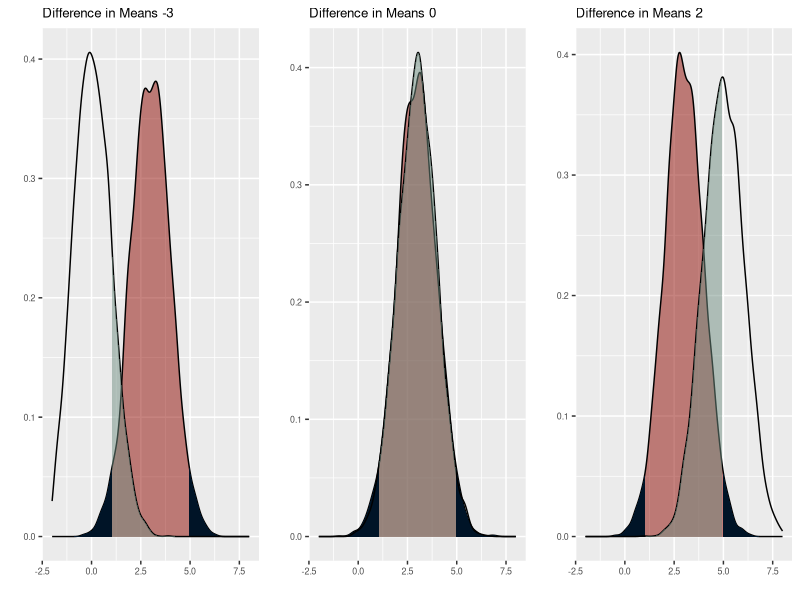
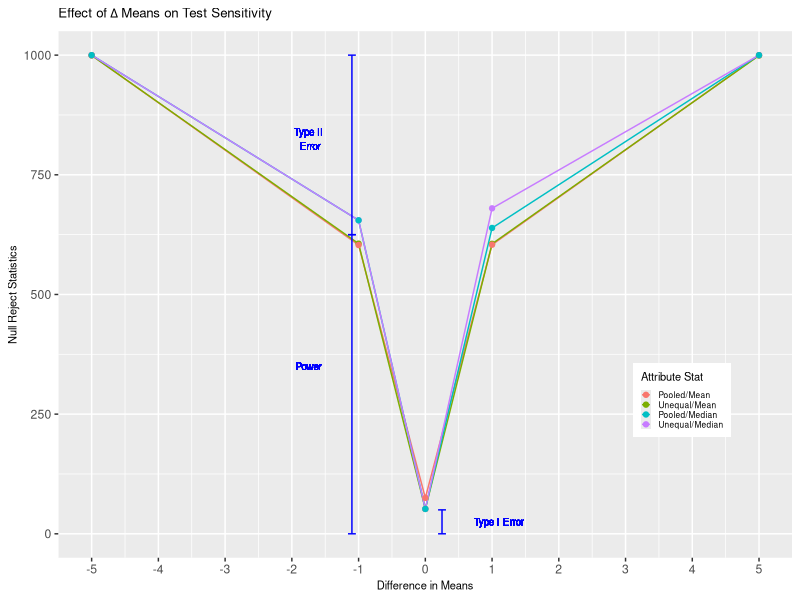
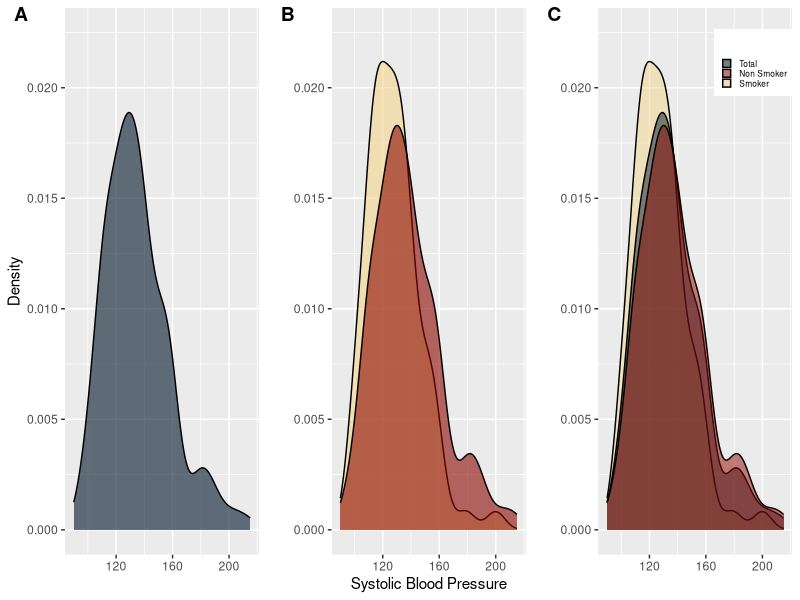
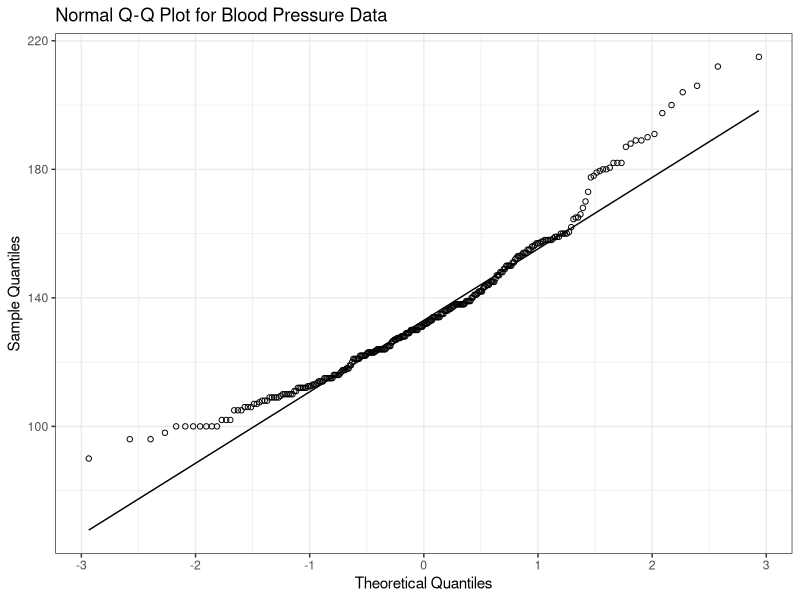
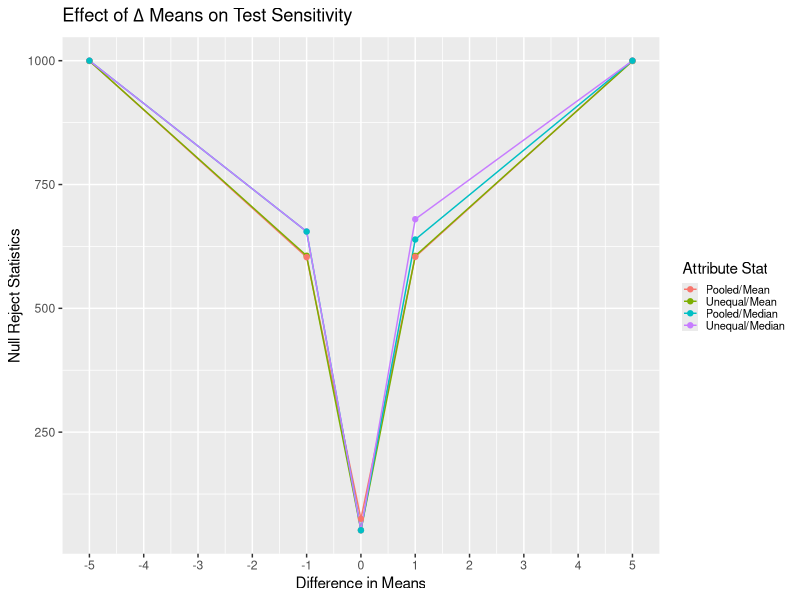
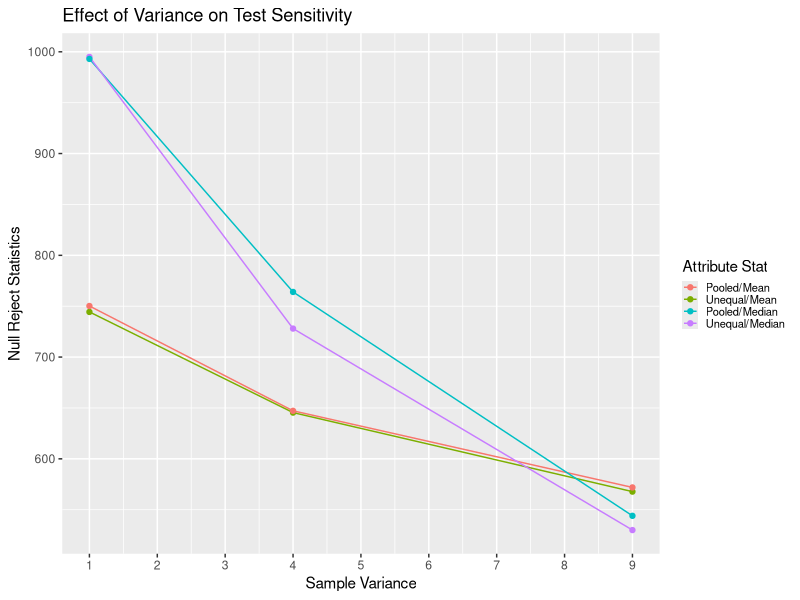
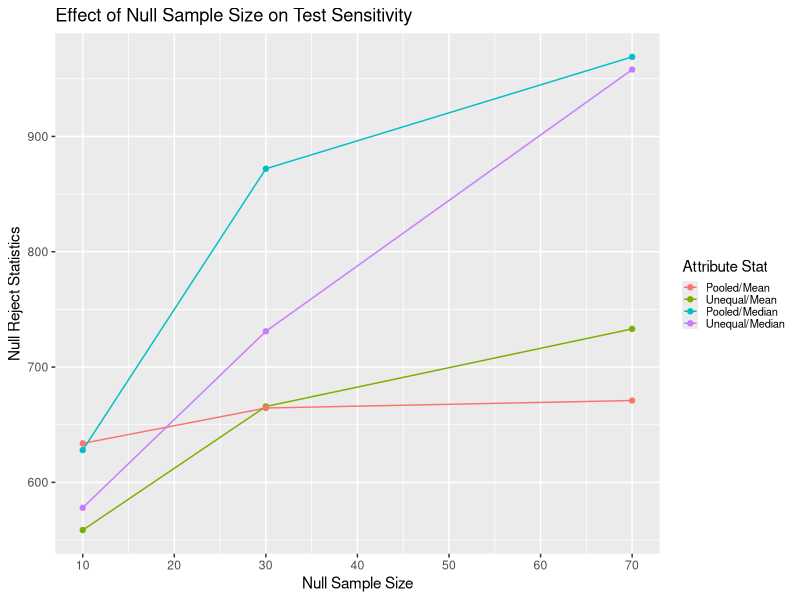
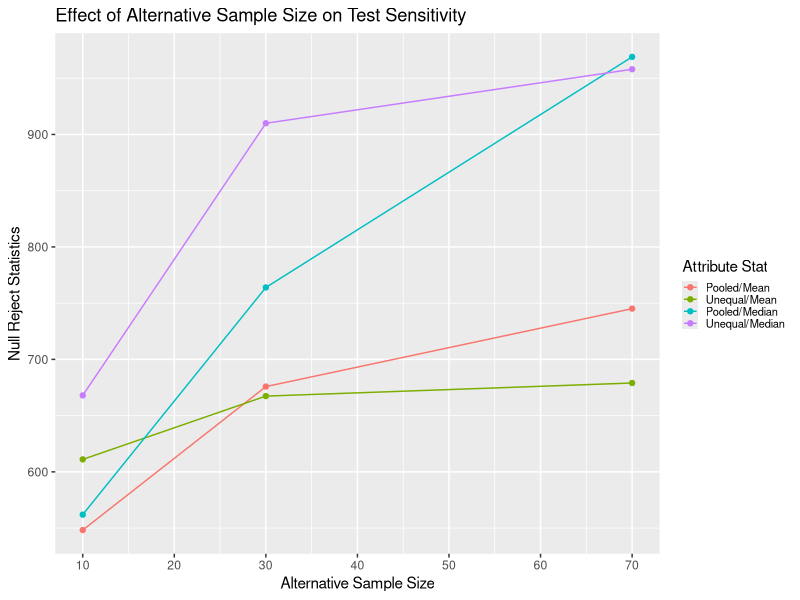

These figures' R source, in order:
## ---- chunk 1
knitr::opts_chunk$set(echo = TRUE)

#Use required packages
library(tidyverse) #for plots and data manipulation
library(cowplot) #aligning plots
library(gridExtra)
library(scales)

df_data <- read_csv("framingham_data.csv") # Read in data
## ---- chunk 2
df_data$index <- seq(nrow(df_data)) # Add an index column

#df_data %>% summary # Summarize Data

# Split data into smoker and nonsmoker
df_smoker <- df_data %>% filter(currentSmoker == 1)
df_nonsmoker <- df_data %>% filter(currentSmoker == 0)

#Create a sample variance function to ensure proper calculation
sample_variance <- function(x, sampling = TRUE){
    if (sampling == TRUE){
        sum((x - mean(x))^2) / (length(x) - 1)
    } else if(sampling == FALSE) {
        sum((x - mean(x))^2) / (length(x))
    }
}
#Create pooled sample variance function 
f_pooled_variance <- function(x, y){
    ((length(x) - 1) * sample_variance(x) + 
     (length(y) - 1) * sample_variance(y)) / 
    (length(x) + length(y) - 2)
}

# Skewness function 
skew_function <- function(x){
    mean((x - mean(x))^3) / sqrt(sample_variance(x))^3
}

# kurtosis function
kurt_function <- function(x){
    mean((x - mean(x))^4) / sqrt(sample_variance(x))^4
}

# Create a Satterthawaite Approximation Function

satterth <- function(s1, s2, n1, n2){
    term1 <- s1/n1
    term2 <- s2/n2
    nu <- (term1 + term2)^2 / ((term1^2/(n1 - 1)) + (term2^2/(n2 - 1)))
    return(floor(nu))
}


#Plot and compare split data

#options(repr.plot.width = 6, repr.plot.height = 4, repr.plot.res = 150)

plot_colors <- c("#001427","#708d81","#f4d58d","#bf0603","#8d0801")
y_limits <- c(0, 0.0225)

total_data <- ggplot(df_data) + geom_density(aes(sysBP), 
                                             fill = plot_colors[1],
                                             alpha = 0.6) +
                       ylim(y_limits) + ylab("Density") + xlab("")

sep_data <- ggplot() + geom_density(data = df_smoker, aes(sysBP), 
                                    fill = plot_colors[3], alpha = 0.6) + 
                       geom_density(data = df_nonsmoker, aes(sysBP), 
                                    fill = plot_colors[5], alpha = 0.6) +
                       ylim(y_limits) + ylab("") + xlab("Systolic Blood Pressure")

plot_3 <- ggplot() + geom_density(data = df_smoker, aes(sysBP, 
                                    fill = plot_colors[3]), alpha = 0.5) + 
                       geom_density(data = df_data, aes(sysBP, 
                                    fill = plot_colors[1]), alpha = 0.5) +
                       geom_density(data = df_nonsmoker, aes(sysBP, 
                                    fill = plot_colors[5]), alpha = 0.5) +
                       ylim(y_limits) + ylab("") + xlab("") + 
                       scale_fill_manual("",
                                         values = plot_colors[c(1, 5, 3)], 
                                         labels = c("Total", "Non Smoker", "Smoker")) +
                       theme(legend.position = c(0.8, 0.9),
                             legend.text = element_text(size = 6),
                             legend.key.height = unit(0.25, 'cm'),
                             legend.key.width = unit(0.25, 'cm'))

#plot_grid(total_data, sep_data, plot_3, align = 'vh', 
          #hjust = -1,nrow = 2, ncol = 2)

data_kurtosis <- kurt_function(df_data$sysBP)
data_skew <- skew_function(df_data$sysBP)
data_IQR <- as.numeric(quantile(df_data$sysBP, probs = 0.75)) - 
       as.numeric(quantile(df_data$sysBP, probs = 0.25))
data_MAD <- median(abs(df_data$sysBP - median(df_data$sysBP)))
data_samVar <- sample_variance(df_data$sysBP)

eIQR <- data_IQR / 1.35
eMAD <- data_MAD / 0.675

# Q-Q Plot

data_qqplot <- 
ggplot(df_data, aes(sample = sysBP)) + 
stat_qq(shape = 1) + stat_qq_line() + 
ggtitle("Normal Q-Q Plot for Blood Pressure Data") + 
xlab("Theoretical Quantiles") +
ylab("Sample Quantiles")
## ---- chunk 3

# Common values for analysis

alpha <- 0.05

mu_smoker <- mean(df_smoker$sysBP)
var_smoker <- sample_variance(df_smoker$sysBP)
n_smoker <- length(df_smoker$sysBP)

mu_nonsmoker <- mean(df_nonsmoker$sysBP)
var_nonsmoker <- sample_variance(df_nonsmoker$sysBP)
n_nonsmoker <- length(df_nonsmoker$sysBP)

# Two Sample T-test - Pooled Sample Variance - P-value

dof_1 <- (n_smoker + n_nonsmoker - 2)

p_sample_var_1 <- f_pooled_variance(df_smoker$sysBP, 
                                    df_nonsmoker$sysBP)
p_sample_var_w <- sqrt(p_sample_var_1/n_smoker + p_sample_var_1/n_nonsmoker)

t_obs_1 <- (mu_smoker - mu_nonsmoker) / (p_sample_var_w )

t_stat_1 <- qt(alpha / 2, dof_1)

p_value_obs_1 <- dt(t_obs_1, dof_1)

#Two Sample T-test - Difference Variance Sample Variance - P-value

dof_2 <- satterth(var_smoker, var_nonsmoker, n_smoker, n_nonsmoker)

np_sample_var_2 <- (var_nonsmoker/n_smoker + var_nonsmoker/n_nonsmoker)

t_obs_2 <- (mu_smoker - mu_nonsmoker) / (sqrt(var_nonsmoker/n_smoker + var_nonsmoker/n_nonsmoker))

t_stat_2 <- qt(alpha / 2, dof_2)

p_value_obs_2 <- dt(t_obs_2, dof_2)

# Confidence Limits

diff_mu <- mu_smoker - mu_nonsmoker

#Pooled Sample variance

CL_pooled <- t_stat_1 * p_sample_var_w 

#Non pooled Sample variance

CL_nonpooled <- t_stat_2 * (sqrt(var_nonsmoker/n_smoker + var_nonsmoker/n_nonsmoker))

CI_pooled <- round(c(diff_mu + CL_pooled, diff_mu - CL_pooled), 2)

CI_nonpooled <-round(c(diff_mu + CL_nonpooled, diff_mu - CL_nonpooled), 2)

#Power Calculation assuming delta means is the true delta

cv_lo_p <- qnorm(alpha / 2, 0, sqrt(p_sample_var_1/n_smoker + 
                                      p_sample_var_1/n_nonsmoker))
cv_hi_p <- qnorm(1 - alpha / 2, 0, sqrt(p_sample_var_1/n_smoker + 
                                          p_sample_var_1/n_nonsmoker))

power1 <- pnorm(cv_lo_p, (mu_smoker - mu_nonsmoker), 
                sqrt(p_sample_var_1/n_smoker + p_sample_var_1/n_nonsmoker))
power2 <- 1 - pnorm(cv_hi_p, (mu_smoker - mu_nonsmoker), 
                    sqrt(p_sample_var_1/n_smoker + p_sample_var_1/n_nonsmoker))

power_pooled <- sum(power1, power2)

cv_lo_non <- qnorm(alpha / 2, 0, 
               (sqrt(var_nonsmoker/n_smoker + var_nonsmoker/n_nonsmoker)))
cv_hi_non <- qnorm(1 - alpha / 2, 0, 
               (sqrt(var_nonsmoker/n_smoker + var_nonsmoker/n_nonsmoker)))

power1 <- pnorm(cv_lo_non, (mu_smoker - mu_nonsmoker), 
                (sqrt(var_nonsmoker/n_smoker + var_nonsmoker/n_nonsmoker)))
power2 <- 1 - pnorm(cv_hi_non, (mu_smoker - mu_nonsmoker), 
                    (sqrt(var_nonsmoker/n_smoker + var_nonsmoker/n_nonsmoker)))

power_nonpooled <- sum(power1, power2)

## ---- chunk 4

#Part II
#Introduction

#options(repr.plot.width = 12, repr.plot.height = 3, repr.plot.res = 150)
set.seed(100)

null_mean <- 3
alt_means <- c(0, 3, 5)
plot_list <- list()

#plot_colors <- c("#072ac8","#1e96fc","#a2d6f9","#fcf300","#ffc600")

for(i in 1:length(alt_means)){
    
    sim1 <- rnorm(5000, null_mean, sqrt(1))
    sim2 <- rnorm(5000, alt_means[i], sqrt(1))

    alpha1 <- qnorm(0.025, null_mean, sqrt(1)) 
    alpha2 <- qnorm(0.975, null_mean, sqrt(1))

    df_set <- tibble("H0" = sim1, "HA" = sim2)
    
    title_string <- sprintf("Difference in Means %i", (alt_means[i] - null_mean))

    plot_list[[i]]  <-
    ggplot(data = df_set) + geom_density(aes(H0), alpha = 0.5, fill = plot_colors[5]) + 
                            geom_area(
                                aes(x = stage(H0, after_scale = oob_censor(x, c(-Inf, alpha1)
                                                                          )
                                             )
                                   ),
                                stat = "density", fill = plot_colors[1]
                                 ) +
                            geom_area(
                                aes(x = stage(H0, after_scale = oob_censor(x, c(alpha2, Inf)
                                                                          )
                                             )
                                   ),
                                stat = "density", fill = plot_colors[1]
                                     ) +
                            geom_density(aes(HA), alpha = 0.5) + 
                            geom_area(
                                aes(x = stage(HA, after_scale = oob_censor(x, c(alpha1, alpha2)
                                                                          )
                                             )
                                   ),
                                stat = "density", fill = plot_colors[2], alpha = 0.5
                                     ) +
                            xlim(-2, 8) + xlab("") + ylab("") + ggtitle(title_string) +
                            theme(text = element_text(size = 8))
    
                                }

do.call(grid.arrange, c(plot_list, ncol = 3, heights = 0.5))
## ---- chunk 5
#Part II
set.seed(1)

alpha <- 0.05

#function to take two datasets and run a hypothesis test on them. This outputs the test results.

test_function <- function (x, y, pooled = FALSE){

    mu_1 <- mean(x)
    var_1 <- sample_variance(x, sampling = TRUE)
    
    mu_2 <- mean(y)
    var_2 <- sample_variance(y, sampling = TRUE)
    
    #Calculate the pooled sample variance
    pooled_sample <- ((length(x) - 1) * var_1 + 
                          (length(y) - 1) * var_2) / (length(x) + length(y) - 2)
    
    #calculate the observed t statistic
    if (pooled == TRUE){
        
        cal_sigma <- (sqrt(pooled_sample/length(x) + pooled_sample/length(y)))
        
        ttest <- (mu_1 - mu_2) / cal_sigma
        dof <- length(x) + length(y) - 2 #Determine degrees of freedom
        
        } else {
        
        cal_sigma <- (sqrt(var_1/length(x) + var_2/length(y)))
        
        ttest <- (mu_1 - mu_2) / cal_sigma
        dof <- satterth(var_1, var_2, length(x), length(y))
    }
    
    # Determine whether or not the null hypothesis 
    # can be rejected (1 = rejected, 0 = not rejected)
    verdict <- !between(ttest, qt(alpha / 2, dof), qt(1 - alpha / 2, dof))
    
    #Power calculation assuming calculated difference in means is Ha 
    cv_lo <- qnorm(alpha / 2, 0, cal_sigma)
    cv_hi <- qnorm(1 - alpha / 2, 0, cal_sigma)
    
    power1 <- pnorm(cv_lo, (mu_1 - mu_2), cal_sigma)
    power2 <- 1 - pnorm(cv_hi, (mu_1 - mu_2), cal_sigma)
    
    power <- sum(power1, power2)
    
    #Return calculated values
    return(c(mu_1, var_1, mu_2, var_2, ttest, cal_sigma, dof, verdict, power))
}


# Simulation study parameters
mu1 <- c(0, 4, 5, 6, 10)
var1 <- c(1, 4, 9)
n1 <- c(10, 30, 70)

mu2 <- 5
var2 <- 1
n2 <- c(10, 30, 70)

sim_test <- function(x_mu, x_var, x_n, y_mu, y_var, y_n, pooled){
    
    sim_data_results <- matrix(rep(0, 9), ncol = 9)
    
    for (i in 1:1000){
        
        #create simulation test sets
        sim_set1 <- rnorm(x_n, x_mu, sqrt(x_var))
        sim_set2 <- rnorm(y_n, y_mu, sqrt(y_var))
        
        sim_data_results <- rbind(sim_data_results, 
                                  test_function(sim_set1, sim_set2, pooled))
        
        #print(sim_data_results)
    }
    
    df_sim_data <- data.frame(sim_data_results[2 : nrow(sim_data_results),])
    colnames(df_sim_data) = c("Null Mean", "Null Variance", "Alternate Mean", 
                              "Alternate Variance", "T statistic", 
                              "Calculated Variance", "DoF", "Null Reject", 
                              "Power")
    return(df_sim_data)
}

# All possible combinations of study conditions
df_combo <- expand.grid(mu1, var1, n1, mu2, var2, n2)

# Final table of conditions and results
df_combo2 <- tibble(cbind(1:nrow(df_combo), df_combo, 
                          matrix(rep(0, 2 * nrow(df_combo)), ncol = 2))) 
colnames(df_combo2) <- c("Test_Case", "mu1", "var1", "n1", "mu2", "var2", 
                         "n2", "Test_Results_up", "Test_Results_po")

test_results <- list() # Pooled assumption raw data
test_results2 <- list() # unequal variance assumption raw data

# Filling out raw data and final table with test results
for (i in 1:nrow(df_combo)){
    test_results[[i]] <- do.call(sim_test, 
                                 as.list(as.numeric(c(df_combo[i,],
                                                    pooled = FALSE))))
    test_results2[[i]] <- do.call(sim_test, 
                                  as.list(as.numeric(c(df_combo[i,], 
                                                       pooled = TRUE))))
    df_combo2[i, 8] <- sum(as.data.frame(test_results[i])[,8])
    df_combo2[i, 9] <- sum(as.data.frame(test_results2[i])[,8])    
    }

df_combo2 <- df_combo2 %>% mutate(diff = mu1 - mu2)
#df_combo2 %>%  head()

# Some summary statitics to look for relationships in the attributes
av_med_stats_by_diff <- 
    df_combo2 %>% group_by(diff) %>% summarise(avg_up = mean(Test_Results_up), 
                                               med_up = median(Test_Results_up), 
                                               avg_po = mean(Test_Results_po), 
                                               med_po = median(Test_Results_po))


av_med_stats_by_var <- 
    df_combo2 %>% group_by(var1) %>% summarise(avg_up = mean(Test_Results_up), 
                                               med_up = median(Test_Results_up), 
                                               avg_po = mean(Test_Results_po), 
                                               med_po = median(Test_Results_po))

av_med_stats_by_nulln <- 
    df_combo2 %>% group_by(n1) %>% summarise(avg_up = mean(Test_Results_up), 
                                             med_up = median(Test_Results_up), 
                                             avg_po = mean(Test_Results_po), 
                                             med_po = median(Test_Results_po))

av_med_stats_by_altn <- 
    df_combo2 %>% group_by(n2) %>% summarise(avg_up = mean(Test_Results_up), 
                                             med_up = median(Test_Results_up), 
                                             avg_po = mean(Test_Results_po), 
                                             med_po = median(Test_Results_po))

av_med_stats_by_comn <- 
    df_combo2 %>% mutate(comn = n1 + n2) %>% group_by(comn) %>% 
    summarise(avg_up = mean(Test_Results_up), 
              med_up = median(Test_Results_up), 
              avg_po = mean(Test_Results_po), 
              med_po = median(Test_Results_po))

## ---- chunk 6
av_med_stats_by_diff %>% gather(key = "stat", value = "calc", avg_up:med_po) %>% 
                         ggplot() + geom_line(aes(x = diff, y = calc, color = stat)) + 
                                    geom_point(aes(x = diff, y = calc, color = stat)) + 
                                    xlab("Difference in Means") +
                                    ylab("Null Reject Statistics") + 
                                    scale_x_continuous(breaks = seq(-5, 5, 1)) +
                                    ggtitle("Effect of" ~ Delta ~ "Means on Test Sensitivity") +
                                    scale_color_discrete(name = "Attribute Stat",
                                                         labels = c("Pooled/Mean", 
                                                                    "Unequal/Mean", 
                                                                    "Pooled/Median", 
                                                                    "Unequal/Median")) +
                                    theme(legend.position = c(0.85, 0.3),
                                          title = element_text(size = 8),
                                          legend.text = element_text(size = 6),
                                          legend.key.height = unit(0.25, 'cm'),
                                          legend.key.width = unit(0.25, 'cm')) +
                                    annotate("segment", 
                                             x = c(-1.1, -1.1, 0.25), xend = c(-1.1, -1.1, 0.25), 
                                             y = c(0, 625, 0), yend = c(625, 1000, 50), 
                                             colour = "blue", 
                                             size = 0.5, arrow = arrow(ends = "both", 
                                                                       length = unit(0.1, "cm"),
                                                                       angle = 90)) + 
                                    geom_text(label = "Power", x = -1.75, y = 350, 
                                              size = 2.5, color = "blue") +
                                    geom_text(label = "Type I Error", x = 1.1, y = 25, 
                                              size = 2.5, color = "blue") +
                                    geom_text(label = "Type II\n Error", x = -1.75, y = 825, 
                                              size = 2.5, color = "blue")
## ---- chunk 7

pow_tab_9a <- 
    test_results[[9]] %>% pull(Power) %>% summary() %>% unname() %>% matrix(ncol = 1)
pow_tab_9b <- 
    test_results2[[9]] %>% pull(Power) %>% summary() %>% unname() %>% matrix(ncol = 1)
pow_tab_129a <- 
    test_results[[129]] %>% pull(Power) %>% summary() %>% unname() %>% matrix(ncol = 1)
pow_tab_129b <- 
    test_results2[[129]] %>% pull(Power) %>% summary() %>% unname() %>% matrix(ncol = 1)

d <- cbind(pow_tab_9a, pow_tab_9b, pow_tab_129a, pow_tab_129b)[2:5,]

colnames(d) = c("Test #9 (pooled)", "Test #9 (unequal)", 
                "Test #129 (pooled)", "Test #129 (unequal)")

rownames(d) = c("1st Quartile", "Median", "Mean", "3rd Quartile")

knitr::kable(d)

## ---- chunk 8
cnames <- c("Halid","Justin")
rnames <- c("template creation", "code", "code review", "write up", "editing", 
            "formatting", "discussion", "calculation verification")

cont<- rbind(
c("75%","25%"), 
c("80%","20%"),
c("50%","50%"),
c("35%","65%"),
c("40%","60%"),
c("30%","70%"),
c("50%","50%"),
c("40%","60%"))

rownames(cont) <- rnames
colnames(cont) <- cnames

knitr::kable(cont)
## ---- chunk 9
# Plotting
options(repr.plot.width = 6, repr.plot.height = 4, repr.plot.res = 150)

plot_grid(total_data, sep_data, plot_3, align = 'vh', 
          hjust = -1,nrow = 1, ncol = 3, labels = c("A", "B", "C"))
## ---- chunk 10
data_qqplot + theme_bw()
## ---- chunk 11
d1 <- matrix(c(mean(df_data$sysBP), sample_variance(df_data$sysBP), 
              mu_smoker, var_smoker,
              mu_nonsmoker, var_nonsmoker, 
              diff_mu, p_sample_var_1, p_sample_var_w, 
              np_sample_var_2, CI_pooled, CI_nonpooled), ncol = 1)


rownames(d1) <- c("Data Mean", "Data Sample Variance", "Smoker Mean", 
                 "Smoker Variance", 
                 "Nonsmoker Mean", "Nonsmoker Variance", 
                 "Difference in Mean", "Pooled Sample Varance", 
                 "T-Statistic Std Deviation (Pooled)", 
                 "T-Statistic Std Deviation (Unequal)",
                 "CI Pooled Lower", "CI Pooled Upper",
                 "CI Nonpooled Lower", "CI Nonpooled Upper")

d1 %>% knitr::kable(col.names = c("Attribute Value"))
## ---- chunk 12
knitr::kable(df_combo2, col.names = c("Test Case", 
                                      "$\\mu_1$", 
                                      "$\\sigma_1^2$", 
                                      "$n_1$", 
                                      "$\\mu_2$", 
                                      "$\\sigma_2^2$", 
                                      "$n_2$",
                                      "# of Rejected Null (Unequal $\\sigma^{2}$)",
                                      "# of Rejected Null (Pooled $\\sigma^{2}$)",
                                      "Difference in Mean"), 
             escape = FALSE)
## ---- chunk 13
av_med_stats_by_diff %>% gather(key = "stat", value = "calc", avg_up:med_po) %>% 
                         ggplot() + geom_line(aes(x = diff, y = calc, color = stat)) + 
                                    geom_point(aes(x = diff, y = calc, color = stat)) + 
                                    xlab("Difference in Means") +
                                    ylab("Null Reject Statistics") + 
                                    ggtitle("Effect of" ~ Delta ~ "Means on Test Sensitivity") +
                                    scale_x_continuous(breaks = seq(-5, 5, 1)) + 
                                    scale_color_discrete(name = "Attribute Stat",
                                                         labels = c("Pooled/Mean", 
                                                                    "Unequal/Mean", 
                                                                    "Pooled/Median", 
                                                                    "Unequal/Median")
                                                         ) +
                                    theme(#legend.position = c(0.85, 0.3),
                                          legend.text = element_text(size = 8),
                                          legend.key.height = unit(0.25, 'cm'),
                                          legend.key.width = unit(0.4, 'cm'))

knitr::kable(av_med_stats_by_diff, col.names = c("$\\Delta$ Means",
                                                 "Average # Rejects (Unequal)",
                                                 "Median # Rejects (Unequal)",
                                                 "Average # Rejects (Pooled)",
                                                 "Median # Rejects (Pooled)"), 
             escape = FALSE)
## ---- chunk 14
av_med_stats_by_var %>% gather(key = "stat", value = "calc", avg_up:med_po) %>% 
                         ggplot() + geom_line(aes(x = var1, y = calc, color = stat)) + 
                                    geom_point(aes(x = var1, y = calc, color = stat)) + 
                                    xlab("Sample Variance") +
                                    ylab("Null Reject Statistics") + 
                                    ggtitle("Effect of Variance on Test Sensitivity") +
                                    scale_x_continuous(breaks = seq(-5, 10, 1)) +
                                    theme(#legend.position = c(0.85, 0.8),
                                          legend.text = element_text(size = 8),
                                          legend.key.height = unit(0.25, 'cm'),
                                          legend.key.width = unit(0.4, 'cm')) +
                                    scale_color_discrete(name = "Attribute Stat",
                                                         labels = c("Pooled/Mean", 
                                                                    "Unequal/Mean", 
                                                                    "Pooled/Median", 
                                                                    "Unequal/Median")
                                                         )

knitr::kable(av_med_stats_by_var, col.names = c("Sample Variance",
                                                 "Average # Rejects (Unequal)",
                                                 "Median # Rejects (Unequal)",
                                                 "Average # Rejects (Pooled)",
                                                 "Median # Rejects (Pooled)"), 
             escape = FALSE)

## ---- chunk 15
av_med_stats_by_nulln %>% gather(key = "stat", value = "calc", avg_up:med_po) %>% 
                          ggplot() + geom_line(aes(x = n1, y = calc, color = stat)) + 
                                     geom_point(aes(x = n1, y = calc, color = stat)) + 
                                     xlab("Null Sample Size") +
                                     ylab("Null Reject Statistics") +
                                     ggtitle("Effect of Null Sample Size on Test Sensitivity") +
                                     scale_x_continuous(breaks = seq(10, 80, 10)) + 
                                     theme(#legend.position = c(0.85, 0.65),
                                           legend.text = element_text(size = 8),
                                           legend.key.height = unit(0.25, 'cm'),
                                           legend.key.width = unit(0.4, 'cm')) +
                                     scale_color_discrete(name = "Attribute Stat",
                                                         labels = c("Pooled/Mean", 
                                                                    "Unequal/Mean", 
                                                                    "Pooled/Median", 
                                                                    "Unequal/Median"))



knitr::kable(av_med_stats_by_nulln, col.names = c("Null Sample Size",
                                                 "Average # Rejects (Unequal)",
                                                 "Median # Rejects (Unequal)",
                                                 "Average # Rejects (Pooled)",
                                                 "Median # Rejects (Pooled)"), 
             escape = FALSE)

## ---- chunk 16
av_med_stats_by_altn %>% gather(key = "stat", value = "calc", avg_up:med_po) %>% 
                          ggplot() + geom_line(aes(x = n2, y = calc, color = stat)) + 
                                     geom_point(aes(x = n2, y = calc, color = stat)) + 
                                     xlab("Alternative Sample Size") +
                                     ylab("Null Reject Statistics") + 
                                     ggtitle("Effect of Alternative Sample Size on Test Sensitivity") +
                                     scale_x_continuous(breaks = seq(10, 80, 10)) + 
                                     theme(#legend.position = c(0.85, 0.65),
                                           legend.text = element_text(size = 8),
                                           legend.key.height = unit(0.25, 'cm'),
                                           legend.key.width = unit(0.4, 'cm')) +
                                     scale_color_discrete(name = "Attribute Stat",
                                                         labels = c("Pooled/Mean", 
                                                                    "Unequal/Mean", 
                                                                    "Pooled/Median", 
                                                                    "Unequal/Median"))


knitr::kable(av_med_stats_by_altn, col.names = c("Alternative Sample Size",
                                                 "Average # Rejects (Unequal)",
                                                 "Median # Rejects (Unequal)",
                                                 "Average # Rejects (Pooled)",
                                                 "Median # Rejects (Pooled)"), 
             escape = FALSE)

## ---- chunk 17

av_med_stats_by_comn %>% gather(key = "stat", value = "calc", avg_up:med_po) %>% 
                          ggplot() + geom_line(aes(x = comn, y = calc, color = stat)) + 
                                     geom_point(aes(x = comn, y = calc, color = stat)) + 
                                     xlab("Total Sample Size") +
                                     ylab("Null Reject Statistics") + 
                                     ggtitle("Effect of Total Sample Size on Test Sensitivity") +
                                     scale_x_continuous(breaks = seq(10, 150, 10)) + 
                                     theme(#legend.position = c(0.85, 0.7),
                                           legend.text = element_text(size = 8),
                                           legend.key.height = unit(0.25, 'cm'),
                                           legend.key.width = unit(0.4, 'cm')) +
                                     scale_color_discrete(name = "Attribute Stat",
                                                         labels = c("Pooled/Mean", 
                                                                    "Unequal/Mean", 
                                                                    "Pooled/Median", 
                                                                    "Unequal/Median"))

knitr::kable(av_med_stats_by_comn, col.names = c("Combined Sample Size",
                                                 "Average # Rejects (Unequal)",
                                                 "Median # Rejects (Unequal)",
                                                 "Average # Rejects (Pooled)",
                                                 "Median # Rejects (Pooled)"), 
             escape = FALSE)
